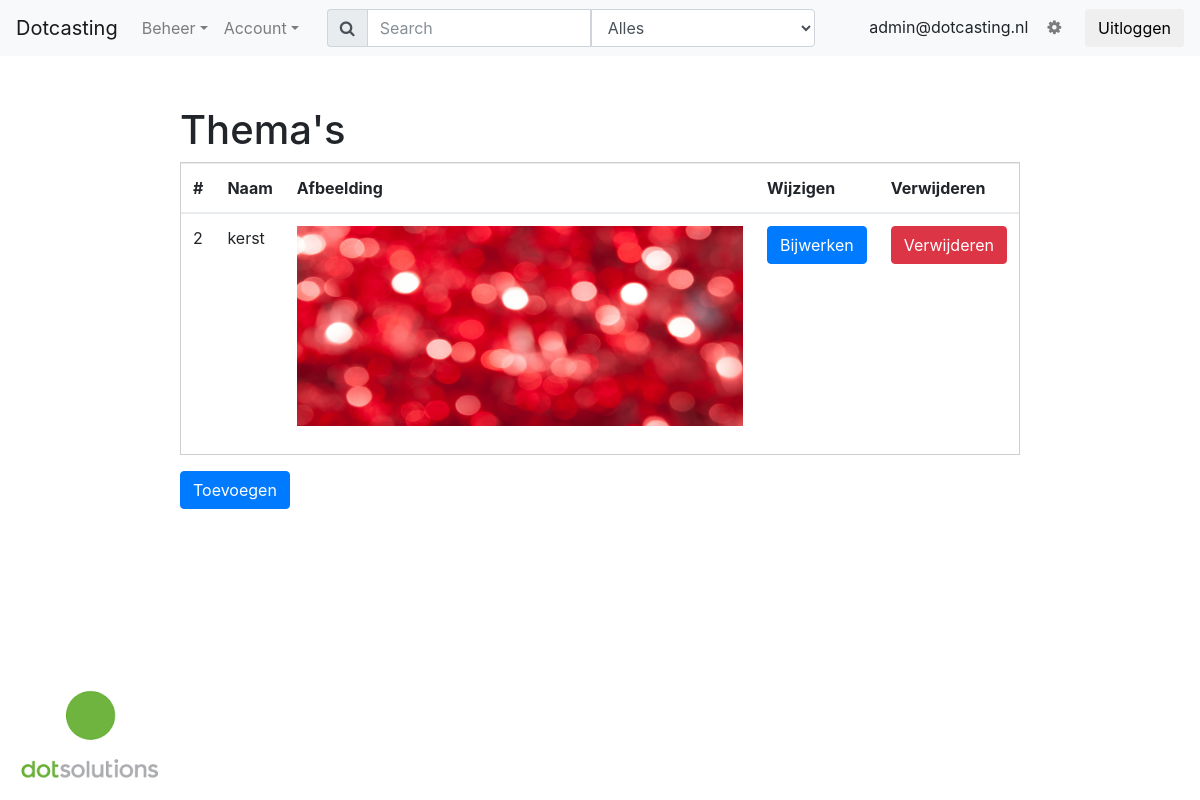
The app's page /dashboard/theme/index.php (signed in) with its own data.
### tables this page shows
CREATE TABLE IF NOT EXISTS `theme` (
  `theme_id` int(11) NOT NULL AUTO_INCREMENT,
  `name` varchar(45) NOT NULL,
  `background_file` int(11) NOT NULL,
  PRIMARY KEY (`theme_id`),
  KEY `FK__bestand` (`background_file`),
  FULLTEXT KEY `name` (`name`),
  CONSTRAINT `FK__bestand` FOREIGN KEY (`background_file`) REFERENCES `file` (`file_id`) ON DELETE NO ACTION ON UPDATE NO ACTION
);

CREATE TABLE IF NOT EXISTS `file` (
  `file_id` int(11) NOT NULL AUTO_INCREMENT,
  `location` varchar(255) NOT NULL,
  `type` varchar(45) NOT NULL COMMENT 'afbeelding, video',
  `muted` tinyint(4) DEFAULT NULL,
  PRIMARY KEY (`file_id`)
);

### dashboard/include/framework.php (called while the page is built, shortened)
<?php
function GetDatabaseConnection(){
	try{
		$host = "localhost";
		$username = "root";
		$password = "";
		$db = "dotcasting";
		return $conn = new PDO("mysql:dbname=$db;host=$host", $username, $password);
	}
	catch(PDOException $ex){
		die("<div class='alert alert-danger' role='alert'><strong>Error:</strong> kan geen verbinding maken</div>");
	}
}
function CheckIfUserHasRight($admin, $right_name, $user_id){
	if($admin == 0){
		$stringBuilder = "SELECT COUNT(uhr.user_id) ";
		$stringBuilder .= "FROM user_has_right uhr ";
		$stringBuilder .= "INNER JOIN `right` r ON r.right_id=uhr.right_id ";
		$stringBuilder .= "WHERE r.name=? AND uhr.user_id=? ";
		$query = GetDatabaseConnection()->prepare($stringBuilder);
		$query->execute(array($right_name, $user_id));
		$result = $query->fetchAll();
		if($result[0][0] > 0){
			return true;
		} else {
			return false;
		}
	} else {
		return true;
	}
}
?>

### dashboard/theme/index.php (the view, shortened to what this page needs)
<?php
include '../include/framework.php';
?>
    <!DOCTYPE html>
    <html lang="en">
    <head>
        <?php include '../include/css.php'; ?>
        <link rel="stylesheet" type="text/css" href="../../css/themep.css">
    </head>
    <body>
        <?php include '../include/navbar.php'; ?>
        <section id="dashboard-content" class="container-fluid">
            <h1>Thema's</h1>
            <div class="container-fluid" style="border:1px solid #cecece;">
                <div class="row">
                    <div class="table-responsive">
                        <table class="table table-custom" id="theme-table">
                            <thead>
                                <tr class="font-bold-weight">
                                    <th>#</th>
                                    <th>Naam</th>
                                    <th>Afbeelding</th>
                                    <th>Wijzigen</th>
                                    <th>Verwijderen</th>
                            </thead>
                            <tbody>
                                <?php
                                function getThema() {
                                    include '../../database.php';
                                    $themequery = $conn->prepare("SELECT t.name as 'theme_name', theme_id, f.location as 'image' FROM theme t LEFT JOIN file f on t.background_file = f.file_id ORDER BY theme_id");
                                    $themequery->execute();
                                    foreach ($themequery as $row) {
                                        print("<tr id='row-".$row["theme_id"]."'>");
                                        print("<td>" . $row["theme_id"] . "</td>");
                                        print("<td>" . $row["theme_name"] . "</td>");
                                        print("<td> <img class='img-fluid themeimage' src='" . $row["image"] . "'></img></td>");
                                        if(CheckIfUserHasRight($_SESSION["admin"], "Bewerken thema", $_SESSION["user_id"])){
                                            print("<td><button type='submit' class='btn btn-primary' id='edit-" . $row["theme_id"] . "'>Bijwerken</button></td>");
                                        }
                                        if(CheckIfUserHasRight($_SESSION["admin"], "Verwijderen thema", $_SESSION["user_id"])){
                                            print("<td><button type='submit' class='btn btn-danger' id='remove-" . $row["theme_id"] . "'>Verwijderen</button>");
                                        }
                                        print("</tr>");
                                    }
                                }
                                getThema();
                                ?>
                            </tbody>
                        </table>
                    </div>
                </div>
            </div>
            <?php if(CheckIfUserHasRight($_SESSION["admin"], "Aanmaken thema", $_SESSION["user_id"])){ ?>
            <div class="container-fluid ">
                <div class="row">
                    <button type="submit" class="btn btn-primary mt-3" data-toggle="modal" data-target="#toevoegen">Toevoegen</button>
                </div>
            </div>
            <?php } ?>
    <?php include '../include/footer.php'; ?>
    </body>
    </html>

### css/style.css (style rules this page uses)
.btn { cursor: pointer; }
#dashboard-content { margin-top: 50px; }
@media screen and (min-width: 1200px) { #dashboard-content { padding-left: 15%;padding-right: 15%; } }

### css/themep.css (style rules this page uses)
.table-responsive { max-height: 600px; }
.themeimage { max-height: 200px; width: 700px; }

### records on screen
theme: theme_id "2", name "kerst", background_file.location (picture)

### other values on screen
$_SESSION["email"] "admin@dotcasting.nl"
